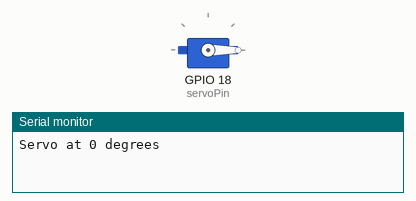
This sketch was run on a simulated ESP32. Parts: servo, the last lines printed to the serial monitor.

Above: at 0.05 s.
At 1.5 s:
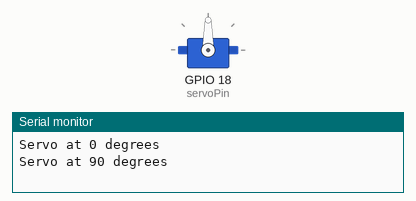
At 3.0 s:
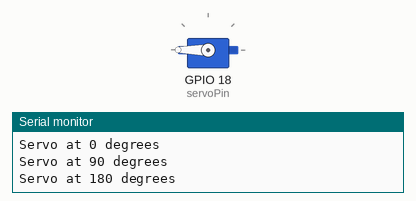
Timing chart, 0 to 6.9 s (numbered marks = the images above):
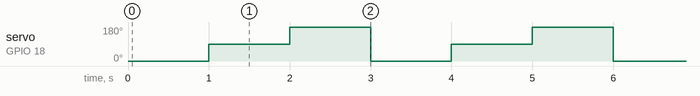

The sketch:

servomotor.ino
```cpp
#include <ESP32Servo.h>

Servo myServo;           // Create a servo object
const int servoPin = 18;  // GPIO pin connected to the servo signal line

void setup() {
  myServo.attach(servoPin);  // Attach the servo to the GPIO pin
  Serial.begin(115200);      // Start serial communication for debugging
}

void loop() {
  // Rotate the servo to 0 degrees
  myServo.write(0);
  Serial.println("Servo at 0 degrees");
  delay(1000);  // Wait 1 second

  // Rotate the servo to 90 degrees
  myServo.write(90);
  Serial.println("Servo at 90 degrees");
  delay(1000);  // Wait 1 second

  // Rotate the servo to 180 degrees
  myServo.write(180);
  Serial.println("Servo at 180 degrees");
  delay(1000);  // Wait 1 second
}
```

Measured:
- by itself, servo on GPIO 18 (servoPin): repeats every 3.0 s: 180° 1.0 s, 0° 1.0 s, 90° 1.0 s
